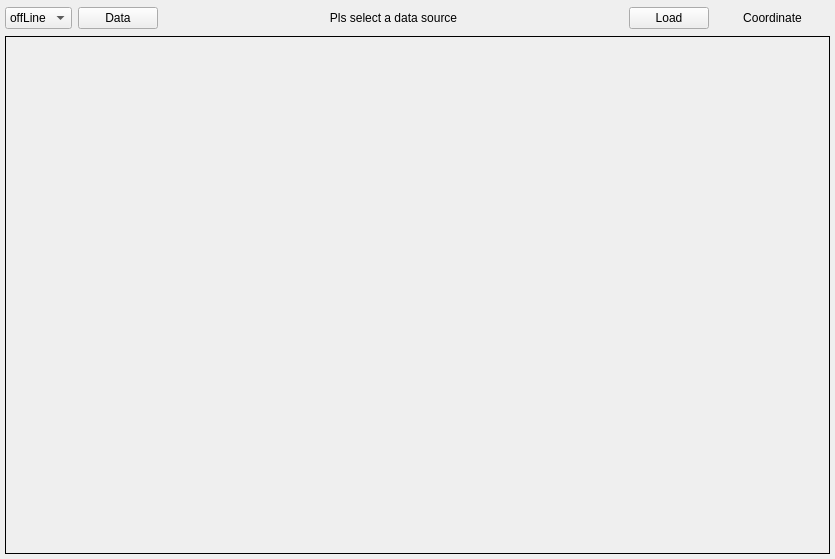
<?xml version="1.0" encoding="UTF-8"?>
<ui version="4.0">
 <class>SimUI</class>
 <widget class="QWidget" name="SimUI">
  <property name="geometry">
   <rect>
    <x>0</x>
    <y>0</y>
    <width>835</width>
    <height>559</height>
   </rect>
  </property>
  <property name="windowTitle">
   <string>Sim</string>
  </property>
  <layout class="QVBoxLayout" name="verticalLayout" stretch="1,20,2">
   <property name="spacing">
    <number>5</number>
   </property>
   <property name="leftMargin">
    <number>5</number>
   </property>
   <property name="topMargin">
    <number>5</number>
   </property>
   <property name="rightMargin">
    <number>5</number>
   </property>
   <property name="bottomMargin">
    <number>5</number>
   </property>
   <item>
    <layout class="QHBoxLayout" name="hbox_above" stretch="1,1,8,1,2">
     <item>
      <widget class="QComboBox" name="cBox_mode">
       <item>
        <property name="text">
         <string>offLine</string>
        </property>
       </item>
       <item>
        <property name="text">
         <string>inLine</string>
        </property>
       </item>
      </widget>
     </item>
     <item>
      <widget class="QPushButton" name="btn_data">
       <property name="text">
        <string>Data</string>
       </property>
      </widget>
     </item>
     <item>
      <widget class="QLabel" name="lab_data">
       <property name="text">
        <string>Pls select a data source</string>
       </property>
       <property name="alignment">
        <set>Qt::AlignCenter</set>
       </property>
      </widget>
     </item>
     <item>
      <widget class="QPushButton" name="btn_load">
       <property name="text">
        <string>Load</string>
       </property>
      </widget>
     </item>
     <item>
      <widget class="QLabel" name="lab_coordMouse">
       <property name="text">
        <string>Coordinate</string>
       </property>
       <property name="alignment">
        <set>Qt::AlignCenter</set>
       </property>
      </widget>
     </item>
    </layout>
   </item>
   <item>
    <widget class="QSplitter" name="splitter_mid">
     <property name="sizePolicy">
      <sizepolicy hsizetype="Expanding" vsizetype="Expanding">
       <horstretch>1</horstretch>
       <verstretch>0</verstretch>
      </sizepolicy>
     </property>
     <property name="autoFillBackground">
      <bool>true</bool>
     </property>
     <property name="frameShape">
      <enum>QFrame::Panel</enum>
     </property>
     <property name="frameShadow">
      <enum>QFrame::Plain</enum>
     </property>
     <property name="lineWidth">
      <number>1</number>
     </property>
     <property name="orientation">
      <enum>Qt::Horizontal</enum>
     </property>
     <property name="handleWidth">
      <number>0</number>
     </property>
     <widget class="QLabel" name="lab_image">
      <property name="text">
       <string/>
      </property>
      <property name="alignment">
       <set>Qt::AlignCenter</set>
      </property>
     </widget>
     <widget class="QWChartView" name="qcharts_data" native="true"/>
    </widget>
   </item>
   <item>
    <layout class="QGridLayout" name="gBox_bottom"/>
   </item>
  </layout>
 </widget>
 <layoutdefault spacing="6" margin="11"/>
 <customwidgets>
  <customwidget>
   <class>QWChartView</class>
   <extends>QWidget</extends>
   <header location="global">qwchartview.h</header>
   <container>1</container>
  </customwidget>
 </customwidgets>
 <resources>
  <include location="sim.qrc"/>
 </resources>
 <connections/>
</ui>
